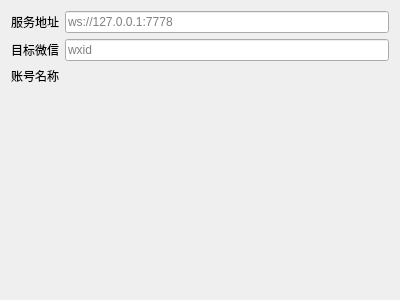
<?xml version="1.0" encoding="UTF-8"?>
<ui version="4.0">
 <class>LinkWidget</class>
 <widget class="QWidget" name="LinkWidget">
  <property name="geometry">
   <rect>
    <x>0</x>
    <y>0</y>
    <width>400</width>
    <height>300</height>
   </rect>
  </property>
  <property name="windowTitle">
   <string>Form</string>
  </property>
  <layout class="QVBoxLayout" name="verticalLayout">
   <item>
    <layout class="QHBoxLayout" name="horizontalLayout">
     <item>
      <widget class="QLabel" name="label">
       <property name="text">
        <string>服务地址</string>
       </property>
      </widget>
     </item>
     <item>
      <widget class="QLineEdit" name="deanServerUrlEdit">
       <property name="sizePolicy">
        <sizepolicy hsizetype="Expanding" vsizetype="Fixed">
         <horstretch>0</horstretch>
         <verstretch>0</verstretch>
        </sizepolicy>
       </property>
       <property name="minimumSize">
        <size>
         <width>100</width>
         <height>0</height>
        </size>
       </property>
       <property name="placeholderText">
        <string>ws://127.0.0.1:7778</string>
       </property>
      </widget>
     </item>
    </layout>
   </item>
   <item>
    <layout class="QHBoxLayout" name="horizontalLayout_2">
     <item>
      <widget class="QLabel" name="label_2">
       <property name="text">
        <string>目标微信</string>
       </property>
      </widget>
     </item>
     <item>
      <widget class="QLineEdit" name="deanWxidEdit">
       <property name="sizePolicy">
        <sizepolicy hsizetype="Expanding" vsizetype="Fixed">
         <horstretch>0</horstretch>
         <verstretch>0</verstretch>
        </sizepolicy>
       </property>
       <property name="minimumSize">
        <size>
         <width>100</width>
         <height>0</height>
        </size>
       </property>
       <property name="placeholderText">
        <string>wxid</string>
       </property>
      </widget>
     </item>
    </layout>
   </item>
   <item>
    <layout class="QHBoxLayout" name="horizontalLayout_3">
     <item>
      <widget class="QLabel" name="label_3">
       <property name="text">
        <string>账号名称</string>
       </property>
      </widget>
     </item>
     <item>
      <widget class="QLabel" name="deanNickLabel">
       <property name="text">
        <string/>
       </property>
       <property name="alignment">
        <set>Qt::AlignCenter</set>
       </property>
      </widget>
     </item>
    </layout>
   </item>
   <item>
    <spacer name="verticalSpacer">
     <property name="orientation">
      <enum>Qt::Vertical</enum>
     </property>
     <property name="sizeHint" stdset="0">
      <size>
       <width>20</width>
       <height>40</height>
      </size>
     </property>
    </spacer>
   </item>
  </layout>
 </widget>
 <resources/>
 <connections/>
</ui>
